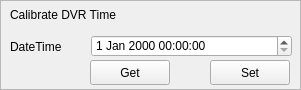
  <widget class="QFrame" name="frame7">
   <property name="geometry">
    <rect>
     <x>10</x>
     <y>139</y>
     <width>301</width>
     <height>90</height>
    </rect>
   </property>
   <property name="frameShape">
    <enum>QFrame::StyledPanel</enum>
   </property>
   <property name="frameShadow">
    <enum>QFrame::Plain</enum>
   </property>
   <widget class="QLabel" name="textLabel4">
    <property name="geometry">
     <rect>
      <x>10</x>
      <y>5</y>
      <width>231</width>
      <height>20</height>
     </rect>
    </property>
    <property name="text">
     <string>Calibrate DVR Time</string>
    </property>
    <property name="wordWrap">
     <bool>false</bool>
    </property>
   </widget>
   <widget class="QLabel" name="textLabel5">
    <property name="geometry">
     <rect>
      <x>10</x>
      <y>36</y>
      <width>81</width>
      <height>21</height>
     </rect>
    </property>
    <property name="text">
     <string>DateTime</string>
    </property>
    <property name="wordWrap">
     <bool>false</bool>
    </property>
   </widget>
   <widget class="QPushButton" name="ButGetTime">
    <property name="geometry">
     <rect>
      <x>90</x>
      <y>60</y>
      <width>80</width>
      <height>25</height>
     </rect>
    </property>
    <property name="text">
     <string>Get</string>
    </property>
   </widget>
   <widget class="QPushButton" name="ButSetTime">
    <property name="geometry">
     <rect>
      <x>210</x>
      <y>60</y>
      <width>80</width>
      <height>25</height>
     </rect>
    </property>
    <property name="text">
     <string>Set</string>
    </property>
   </widget>
   <widget class="QDateTimeEdit" name="DVRdateTime">
    <property name="geometry">
     <rect>
      <x>91</x>
      <y>35</y>
      <width>201</width>
      <height>22</height>
     </rect>
    </property>
   </widget>
  </widget>
